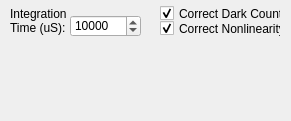
<?xml version="1.0" encoding="UTF-8"?>
<ui version="4.0">
 <class>Form</class>
 <widget class="QWidget" name="Form">
  <property name="geometry">
   <rect>
    <x>0</x>
    <y>0</y>
    <width>291</width>
    <height>121</height>
   </rect>
  </property>
  <property name="sizePolicy">
   <sizepolicy hsizetype="Fixed" vsizetype="Fixed">
    <horstretch>0</horstretch>
    <verstretch>0</verstretch>
   </sizepolicy>
  </property>
  <property name="windowTitle">
   <string>Form</string>
  </property>
  <layout class="QVBoxLayout" name="verticalLayout">
   <property name="spacing">
    <number>0</number>
   </property>
   <property name="leftMargin">
    <number>0</number>
   </property>
   <property name="topMargin">
    <number>0</number>
   </property>
   <property name="rightMargin">
    <number>0</number>
   </property>
   <property name="bottomMargin">
    <number>0</number>
   </property>
   <item>
    <widget class="QWidget" name="widget" native="true">
     <property name="sizePolicy">
      <sizepolicy hsizetype="Fixed" vsizetype="Fixed">
       <horstretch>0</horstretch>
       <verstretch>0</verstretch>
      </sizepolicy>
     </property>
     <property name="minimumSize">
      <size>
       <width>291</width>
       <height>40</height>
      </size>
     </property>
     <widget class="QCheckBox" name="cb_correctNonlin">
      <property name="geometry">
       <rect>
        <x>160</x>
        <y>20</y>
        <width>121</width>
        <height>17</height>
       </rect>
      </property>
      <property name="text">
       <string>Correct Nonlinearity</string>
      </property>
      <property name="checked">
       <bool>true</bool>
      </property>
     </widget>
     <widget class="QCheckBox" name="cb_correctDark">
      <property name="geometry">
       <rect>
        <x>160</x>
        <y>5</y>
        <width>121</width>
        <height>17</height>
       </rect>
      </property>
      <property name="text">
       <string>Correct Dark Counts</string>
      </property>
      <property name="checked">
       <bool>true</bool>
      </property>
     </widget>
     <widget class="QLabel" name="label">
      <property name="geometry">
       <rect>
        <x>10</x>
        <y>5</y>
        <width>61</width>
        <height>31</height>
       </rect>
      </property>
      <property name="text">
       <string>Integration
Time (uS):</string>
      </property>
     </widget>
     <widget class="QSpinBox" name="sb_intTime">
      <property name="geometry">
       <rect>
        <x>70</x>
        <y>15</y>
        <width>71</width>
        <height>22</height>
       </rect>
      </property>
      <property name="sizePolicy">
       <sizepolicy hsizetype="Fixed" vsizetype="Fixed">
        <horstretch>0</horstretch>
        <verstretch>0</verstretch>
       </sizepolicy>
      </property>
      <property name="minimum">
       <number>1000</number>
      </property>
      <property name="maximum">
       <number>65000000</number>
      </property>
      <property name="singleStep">
       <number>1000</number>
      </property>
      <property name="value">
       <number>10000</number>
      </property>
     </widget>
     <zorder>cb_correctNonlin</zorder>
     <zorder>cb_correctDark</zorder>
     <zorder>label</zorder>
     <zorder>sb_intTime</zorder>
     <zorder>cb_correctNonlin</zorder>
     <zorder>cb_correctDark</zorder>
     <zorder>label</zorder>
     <zorder>sb_intTime</zorder>
    </widget>
   </item>
   <item>
    <widget class="QWidget" name="pltWidget" native="true">
     <property name="sizePolicy">
      <sizepolicy hsizetype="Fixed" vsizetype="Fixed">
       <horstretch>0</horstretch>
       <verstretch>0</verstretch>
      </sizepolicy>
     </property>
     <property name="minimumSize">
      <size>
       <width>291</width>
       <height>81</height>
      </size>
     </property>
     <property name="maximumSize">
      <size>
       <width>291</width>
       <height>81</height>
      </size>
     </property>
    </widget>
   </item>
  </layout>
 </widget>
 <resources/>
 <connections/>
</ui>
